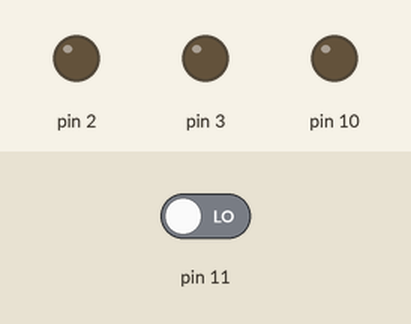
Simulated run of this sketch. Board: Arduino Uno, built with avr-gcc and run on an emulated ATmega328P. On the bench: output pins drawn as LEDs (lit = HIGH). Dashed ring = blinking. The inputs (shaded band) are chosen by the test bench; at power-on: pin 11 LOW.

Above: at 2.1 s.
2.2 s: pin 11 driven HIGH
At 2.3 s:
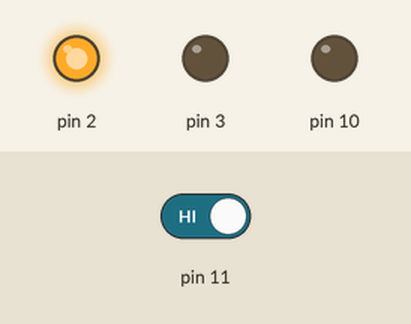
At 3.85 s:
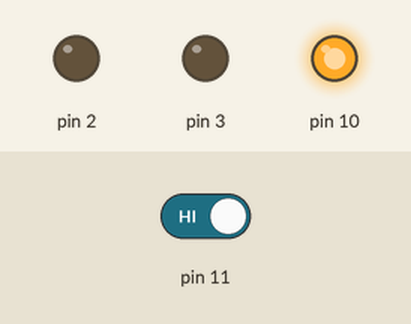
5.2 s: pin 11 driven LOW
At 5.3 s:
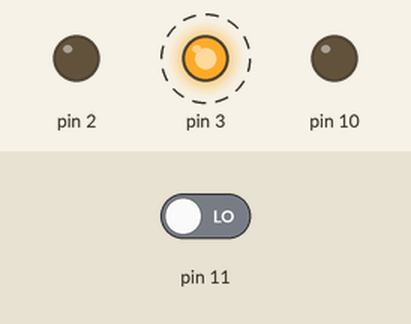
Timing chart, 0 to 8.2 s (numbered marks = the images above; inputs shaded):
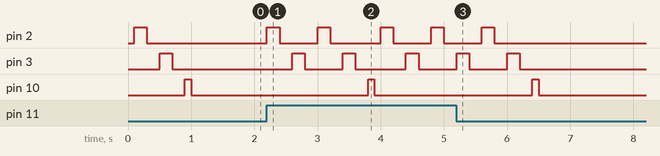

Measured:
- after the input at 2.2 s, pin 2: LOW → HIGH at once, → LOW 0.20 s later, → HIGH 0.60 s later, → LOW 0.20 s later, … (8 changes in this stretch); pin 3: goes HIGH 0.20 s, LOW 0.60 s, HIGH 0.20 s, LOW 0.80 s, HIGH 0.20 s, then LOW, starting after 0.40 s; pin 10: LOW → HIGH after 1.6 s, → LOW 0.10 s later
- after the input at 5.2 s, pin 2: goes on until 5.8 s, then stays LOW; pin 3: goes on until 6.2 s, then stays LOW; pin 10: goes on until 6.5 s, then stays LOW

The sketch:

Vedushii.ino
```cpp
int N = 0; //Счетчик циклов
void setup() {
  pinMode(10, OUTPUT);
  pinMode(11, INPUT);
  pinMode(2, OUTPUT);
  pinMode(3, OUTPUT);
}

void loop() {
      delay(100);
  if ((N == 0) || (digitalRead(11) == 1)) {
    //digitalWrite(11, 0);
    N = N + 1;
    for (int i = 0; i<N; i++) {
      digitalWrite(2, 1);
      delay(200);
      digitalWrite(2, 0);
      delay(200);
      digitalWrite(3, 1);
      delay(200);
      digitalWrite(3, 0);
      delay(200);
    }
    digitalWrite(10, 1);
    delay(100);
    digitalWrite(10, 0);
  }
}
```
